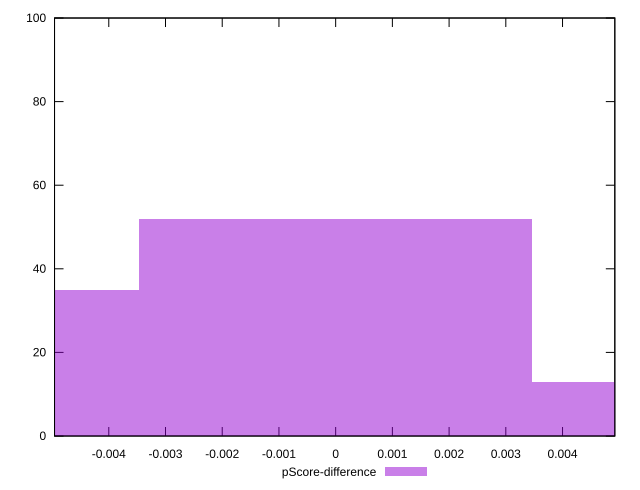

Here is the gnuplot script that generated this plot:
reset

$pScoreDifference <<EOF
0.006917519829318907 13
0 52
-0.006917519829318907 35
EOF

set key outside below
set boxwidth 0.006917519829318907
set xrange [-0.004956382397152459:0.004921824437902678]
set yrange [0:100]
set trange [0:100]
set style fill transparent solid 0.5 noborder
set terminal svg size 640, 490 enhanced background rgb 'white'
set output "report_00018_2021-02-10T15-25-16.877Z/interactive/samples/pages+cached+noadtech/pScore-difference/histogram.svg"

plot $pScoreDifference title "pScore-difference" with boxes

reset
